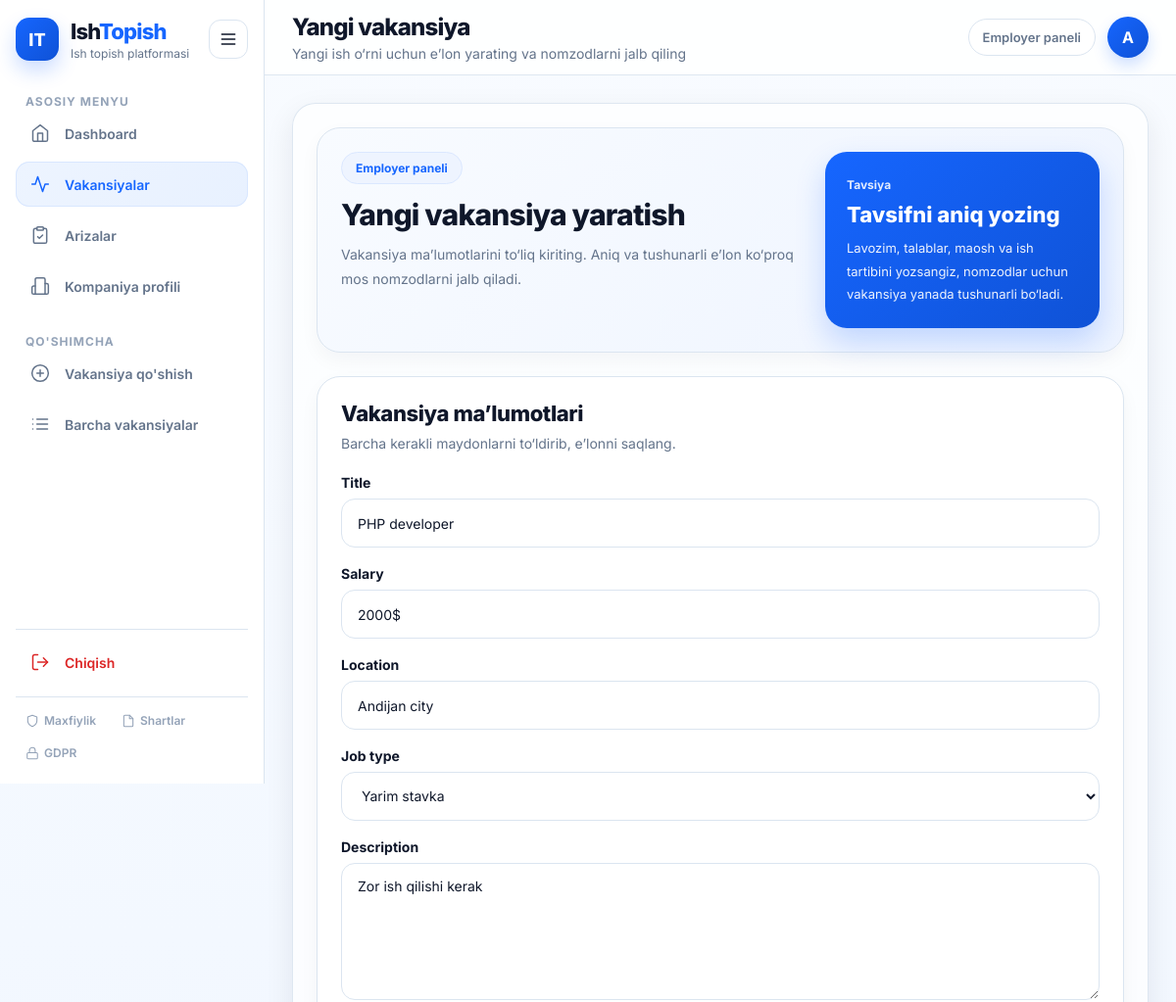
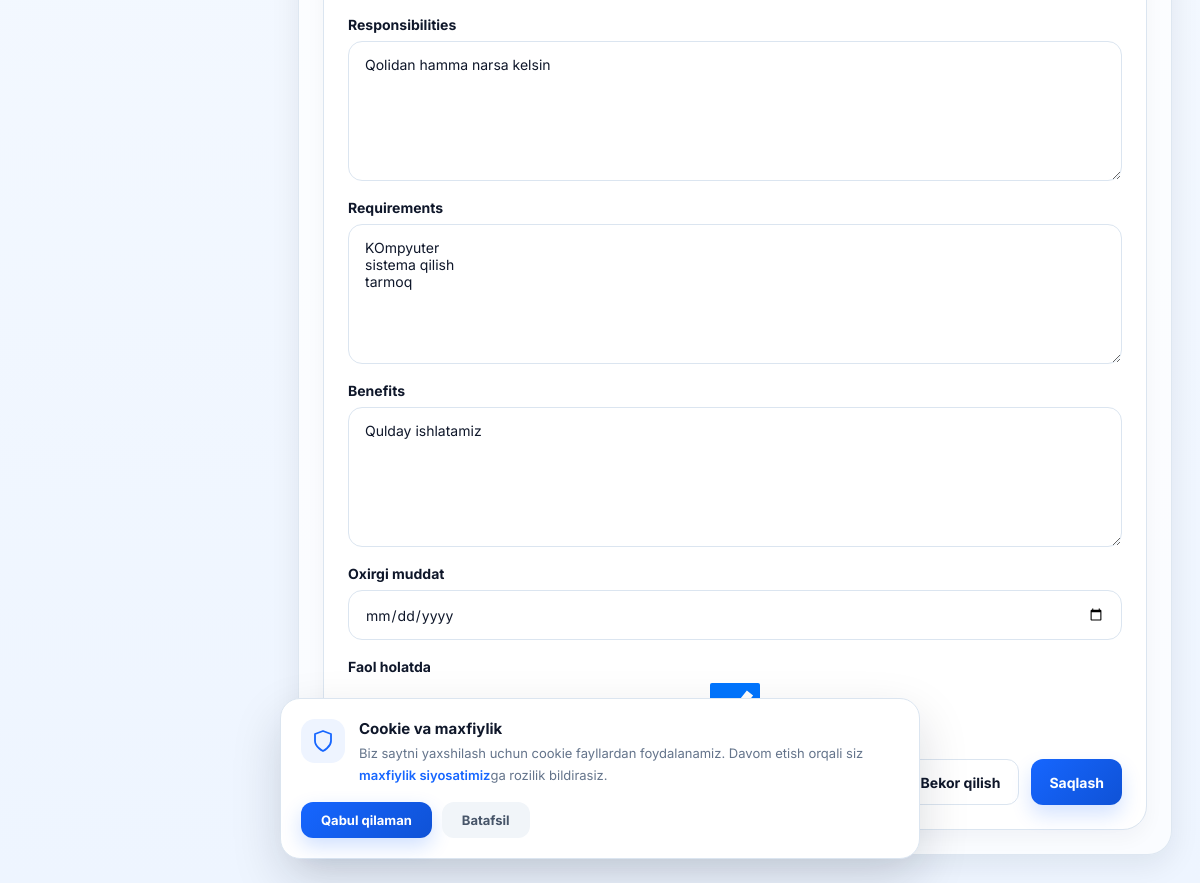
The app's page /employer/vacancy/update/4/ (signed in) with its own data (2 pictures, top to bottom).
### ishbor/models.py (models this page shows, shortened)
class User(AbstractUser):
    ROLE_CHOICES = (
        ('candidate', 'Ish izlovchi'),
        ('employer', 'Ish beruvchi'),
    )
    role = models.CharField(max_length=20, choices=ROLE_CHOICES, verbose_name="Rol")
    phone = models.CharField(max_length=20, blank=True, null=True, verbose_name="Telefon raqami")
    created_at = models.DateTimeField(auto_now_add=True)

class Vacancy(models.Model):
    class JobType(models.TextChoices):
        FULL_TIME = 'full_time', 'To‘liq stavka'
        PART_TIME = 'part_time', 'Yarim stavka'
        REMOTE = 'remote', 'Masofaviy'
    employer = models.ForeignKey(
        settings.AUTH_USER_MODEL,
        on_delete=models.CASCADE,
        related_name='vacancies'
    )
    title = models.CharField(max_length=255)
    salary = models.CharField(max_length=100)
    location = models.CharField(max_length=255)
    job_type = models.CharField(
        max_length=50,
        choices=JobType.choices,
        default=JobType.FULL_TIME
    )
    description = models.TextField()
    responsibilities = models.TextField(blank=True, null=True)
    requirements = models.TextField(blank=True, null=True)
    benefits = models.TextField(blank=True, null=True)
    is_active = models.BooleanField(default=True, verbose_name="Faol holatda")
    created_at = models.DateTimeField(auto_now_add=True, verbose_name="Yaratilgan sana")
    deadline = models.DateField(null=True, blank=True, verbose_name="Oxirgi muddat")
    class Meta:
        ordering = ['-created_at']
        verbose_name = "Vakansiya"
        verbose_name_plural = "Vakansiyalar"

### ishbor/views.py (the view)
# urls.py: path("employer/vacancy/update/<int:id>/", vacancy_update, name="vacancy_update"),
@login_required
@role_required("employer")
def vacancy_update(request, id):
    vacancy = get_object_or_404(Vacancy, id=id, employer=request.user)
    form = VacancyForm(request.POST or None, instance=vacancy)
    if request.method == "POST" and form.is_valid():
        form.save()
        messages.success(request, "O'zgarishlar saqlandi.")
        return redirect("vacancy_list")
    return render(request, "employer/vacancy_create.html", {"form": form, "edit_mode": True})

### ishbor/templates/employer/vacancy_create.html (shortened to what this page needs)
{% extends "base.html" %}
{% block page_title %}Yangi vakansiya{% endblock %}
{% block page_subtitle %}Yangi ish o‘rni uchun e’lon yarating va nomzodlarni jalb qiling{% endblock %}
{% block content %}
<div class="vacancy-create-page">
    <section class="form-hero">
        <div class="form-hero__content">
            <div class="page-badge">Employer paneli</div>
            <h2 class="form-title">Yangi vakansiya yaratish</h2>
            <p class="form-subtitle">
                Vakansiya ma’lumotlarini to‘liq kiriting. Aniq va tushunarli e’lon ko‘proq mos nomzodlarni jalb qiladi.
            </p>
        </div>
        <div class="form-hero__tip">
            <div class="tip-card">
                <span class="tip-label">Tavsiya</span>
                <strong class="tip-title">Tavsifni aniq yozing</strong>
                <p class="tip-text">
                    Lavozim, talablar, maosh va ish tartibini yozsangiz, nomzodlar uchun vakansiya yanada tushunarli bo‘ladi.
                </p>
            </div>
        </div>
    </section>
    <section class="vacancy-form-card">
        <div class="section-head">
            <h3>Vakansiya ma’lumotlari</h3>
            <p>Barcha kerakli maydonlarni to‘ldirib, e’lonni saqlang.</p>
        </div>
        <form method="POST" class="vacancy-form">
            {% for field in form %}
                <div class="form-group">
                    <label for="{{ field.id_for_label }}" class="form-label">
                        {{ field.label }}
                    </label>
                    {{ field }}
                </div>
            {% endfor %}
            <div class="form-actions">
                <a href="{% url 'vacancy_list' %}" class="btn-secondary">Bekor qilish</a>
                <button type="submit" class="btn-primary">Saqlash</button>
            </div>
        </form>
    </section>
</div>
{% endblock %}

### ishbor/templates/base.html (shortened to what this page needs)
<!DOCTYPE html>
<html lang="uz">
<head>
</head>
<body>
    <div class="app">
        <aside class="sidebar" id="sidebar">
            <div class="sidebar-top">
                <a href="{% url 'home' %}" class="brand">
                    <div class="brand-icon">IT</div>
                    <div class="brand-text">
                        <div class="brand-title">Ish<span>Topish</span></div>
                        <div class="brand-sub">Ish topish platformasi</div>
                    </div>
                </a>
                <button class="toggle-btn" id="desktopToggle" type="button">
                    <svg class="icon" viewBox="0 0 24 24"><path d="M4 6h16M4 12h16M4 18h16"/></svg>
                </button>
            </div>
            {% if user.is_authenticated and user.role == 'candidate' %}
                <div>
                    <div class="sidebar-section-title">Asosiy menyu</div>
                    <nav class="menu">
                        <a href="{% url 'candidate_home' %}" class="menu-item {% if request.resolver_match.url_name == 'candidate_home' %}active{% endif %}">
                            <span class="menu-icon">
                                <svg class="icon" viewBox="0 0 24 24"><path d="M3 9l9-7 9 7v11a2 2 0 01-2 2H5a2 2 0 01-2-2z"/><polyline points="9 22 9 12 15 12 15 22"/></svg>
                            </span>
                            <span class="menu-text">Dashboard</span>
                        </a>
                        <a href="{% url 'job_list' %}" class="menu-item {% if request.resolver_match.url_name == 'job_list' or request.resolver_match.url_name == 'vacancy_detail' or request.resolver_match.url_name == 'apply_for_job' %}active{% endif %}">
                            <span class="menu-icon">
                                <svg class="icon" viewBox="0 0 24 24"><rect x="2" y="7" width="20" height="14" rx="2" ry="2"/><path d="M16 7V5a2 2 0 00-2-2h-4a2 2 0 00-2 2v2"/></svg>
                            </span>
                            <span class="menu-text">Vakansiyalar</span>
                        </a>
                        <a href="{% url 'candidate_profile' %}" class="menu-item {% if request.resolver_match.url_name == 'candidate_profile' %}active{% endif %}">
                            <span class="menu-icon">
                                <svg class="icon" viewBox="0 0 24 24"><path d="M20 21v-2a4 4 0 00-4-4H8a4 4 0 00-4 4v2"/><circle cx="12" cy="7" r="4"/></svg>
                            </span>
                            <span class="menu-text">Mening profilim</span>
                        </a>
                    </nav>
                </div>
                <div>
                    <div class="sidebar-section-title">Qo'shimcha</div>
                    <nav class="menu">
                        <a href="{% url 'candidate_profile' %}" class="menu-item {% if request.resolver_match.url_name == 'candidate_profile' %}active{% endif %}">
                            <span class="menu-icon">
                                <svg class="icon" viewBox="0 0 24 24"><path d="M14 2H6a2 2 0 00-2 2v16a2 2 0 002 2h12a2 2 0 002-2V8z"/><polyline points="14 2 14 8 20 8"/><line x1="16" y1="13" x2="8" y2="13"/><line x1="16" y1="17" x2="8" y2="17"/><polyline points="10 9 9 9 8 9"/></svg>
                            </span>
                            <span class="menu-text">Rezyume qo'shish</span>
                        </a>
                        <a href="{% url 'job_list' %}" class="menu-item">
                            <span class="menu-icon">
                                <svg class="icon" viewBox="0 0 24 24"><circle cx="11" cy="11" r="8"/><line x1="21" y1="21" x2="16.65" y2="16.65"/></svg>
                            </span>
                            <span class="menu-text">Ish qidirish</span>
                        </a>
                    </nav>
                </div>
            {% elif user.is_authenticated and user.role == 'employer' %}
                <div>
                    <div class="sidebar-section-title">Asosiy menyu</div>
                    <nav class="menu">
                        <a href="{% url 'employer_home' %}" class="menu-item {% if request.resolver_match.url_name == 'employer_home' %}active{% endif %}">
                            <span class="menu-icon">
                                <svg class="icon" viewBox="0 0 24 24"><path d="M3 9l9-7 9 7v11a2 2 0 01-2 2H5a2 2 0 01-2-2z"/><polyline points="9 22 9 12 15 12 15 22"/></svg>
                            </span>
                            <span class="menu-text">Dashboard</span>
                        </a>
                        <a href="{% url 'vacancy_list' %}" class="menu-item {% if request.resolver_match.url_name == 'vacancy_list' or request.resolver_match.url_name == 'vacancy_create' or request.resolver_match.url_name == 'vacancy_update' %}active{% endif %}">
                            <span class="menu-icon">
                                <svg class="icon" viewBox="0 0 24 24"><path d="M22 12h-4l-3 9L9 3l-3 9H2"/></svg>
                            </span>
                            <span class="menu-text">Vakansiyalar</span>
                        </a>
                        <a href="{% url 'employer_applications_list' %}" class="menu-item ">
                            <span class="menu-icon">
                                <svg class="icon" viewBox="0 0 24 24"><path d="M16 4h2a2 2 0 012 2v14a2 2 0 01-2 2H6a2 2 0 01-2-2V6a2 2 0 012-2h2"/><rect x="8" y="2" width="8" height="4" rx="1" ry="1"/><path d="M9 14l2 2 4-4"/></svg>
                            </span>
                            <span class="menu-text">Arizalar</span>
                        </a>
                        <a href="{% url 'edit_profile' %}" class="menu-item {% if request.resolver_match.url_name == 'edit_profile' %}active{% endif %}">
                            <span class="menu-icon">
                                <svg class="icon" viewBox="0 0 24 24"><path d="M6 22V4a2 2 0 012-2h8a2 2 0 012 2v18z"/><path d="M6 12H4a2 2 0 00-2 2v6a2 2 0 002 2h2"/><path d="M18 9h2a2 2 0 012 2v9a2 2 0 01-2 2h-2"/></svg>
                            </span>
                            <span class="menu-text">Kompaniya profili</span>
                        </a>
                    </nav>
                </div>
                <div>
                    <div class="sidebar-section-title">Qo'shimcha</div>
                    <nav class="menu">
                        <a href="{% url 'vacancy_create' %}" class="menu-item {% if request.resolver_match.url_name == 'vacancy_create' %}active{% endif %}">
                            <span class="menu-icon">
                                <svg class="icon" viewBox="0 0 24 24"><circle cx="12" cy="12" r="10"/><line x1="12" y1="8" x2="12" y2="16"/><line x1="8" y1="12" x2="16" y2="12"/></svg>
                            </span>
                            <span class="menu-text">Vakansiya qo'shish</span>
                        </a>
                        <a href="{% url 'vacancy_list' %}" class="menu-item">
                            <span class="menu-icon">
                                <svg class="icon" viewBox="0 0 24 24"><line x1="8" y1="6" x2="21" y2="6"/><line x1="8" y1="12" x2="21" y2="12"/><line x1="8" y1="18" x2="21" y2="18"/><line x1="3" y1="6" x2="3.01" y2="6"/><line x1="3" y1="12" x2="3.01" y2="12"/><line x1="3" y1="18" x2="3.01" y2="18"/></svg>
                            </span>
                            <span class="menu-text">Barcha vakansiyalar</span>
                        </a>
                    </nav>
                </div>
            {% endif %}
            <div class="sidebar-footer">
                {% if user.is_authenticated %}
                    <form method="POST" action="{% url 'logout' %}" id="logoutForm" style="margin:0;padding:0;border:0;">
                        <a href="#" onclick="document.getElementById('logoutForm').submit(); return false;" class="menu-item">
                            <span class="menu-icon">
                                <svg class="icon" viewBox="0 0 24 24"><path d="M9 21H5a2 2 0 01-2-2V5a2 2 0 012-2h4"/><polyline points="16 17 21 12 16 7"/><line x1="21" y1="12" x2="9" y2="12"/></svg>
                            </span>
                            <span class="menu-text">Chiqish</span>
                        </a>
                    </form>
                {% endif %}
                <div class="sidebar-gdpr-links">
                    <a href="{% url 'privacy_policy' %}" class="gdpr-link">
                        <svg width="14" height="14" viewBox="0 0 24 24" fill="none" stroke="currentColor" stroke-width="1.8" stroke-linecap="round" stroke-linejoin="round"><path d="M12 22s8-4 8-10V5l-8-3-8 3v7c0 6 8 10 8 10z"/></svg>
                        Maxfiylik
                    </a>
                    <a href="{% url 'terms_of_service' %}" class="gdpr-link">
                        <svg width="14" height="14" viewBox="0 0 24 24" fill="none" stroke="currentColor" stroke-width="1.8" stroke-linecap="round" stroke-linejoin="round"><path d="M14 2H6a2 2 0 00-2 2v16a2 2 0 002 2h12a2 2 0 002-2V8z"/><polyline points="14 2 14 8 20 8"/></svg>
                        Shartlar
                    </a>
                    <a href="{% url 'gdpr_policy' %}" class="gdpr-link">
                        <svg width="14" height="14" viewBox="0 0 24 24" fill="none" stroke="currentColor" stroke-width="1.8" stroke-linecap="round" stroke-linejoin="round"><rect x="3" y="11" width="18" height="11" rx="2" ry="2"/><path d="M7 11V7a5 5 0 0110 0v4"/></svg>
                        GDPR
                    </a>
                </div>
            </div>
        </aside>
        <main class="main" id="main">
            <header class="topbar">
                <div class="topbar-inner">
                    <div class="topbar-left">
                        <div class="page-head">
                            <h1>{% block page_title %}Dashboard{% endblock %}</h1>
                            <p>{% block page_subtitle %}IshTopish platformasidagi boshqaruv paneli{% endblock %}</p>
                        </div>
                    </div>
                    <div class="topbar-right">
                        <div class="topbar-chip">
                            {% if user.is_authenticated and user.role == 'candidate' %}
                                Nomzod paneli
                            {% elif user.is_authenticated and user.role == 'employer' %}
                                Employer paneli
                            {% else %}
                                IshTopish
                            {% endif %}
                        </div>
                        <div class="topbar-avatar">
                            {% if user.is_authenticated %}
                                {{ user.username|default:"U"|slice:":1" }}
                            {% else %}
                                G
                            {% endif %}
                        </div>
                    </div>
                </div>
            </header>
            <section class="content">
                <div class="content-card">
                    {% block content %}{% endblock %}
                </div>
            </section>
        </main>
    </div>
    {% if not request.COOKIES.cookie_consent %}
    <div class="cookie-banner" id="cookieBanner">
        <div class="cookie-banner__content">
            <div class="cookie-banner__icon">
                <svg width="24" height="24" viewBox="0 0 24 24" fill="none" stroke="#1666ff" stroke-width="1.8" stroke-linecap="round" stroke-linejoin="round"><path d="M12 22s8-4 8-10V5l-8-3-8 3v7c0 6 8 10 8 10z"/></svg>
            </div>
            <div class="cookie-banner__text">
                <strong>Cookie va maxfiylik</strong>
                <p>Biz saytni yaxshilash uchun cookie fayllardan foydalanamiz. Davom etish orqali siz <a href="{% url 'privacy_policy' %}">maxfiylik siyosatimiz</a>ga rozilik bildirasiz.</p>
            </div>
        </div>
        <div class="cookie-banner__actions">
            <button class="cookie-btn cookie-btn--accept" id="cookieAccept">Qabul qilaman</button>
            <a href="{% url 'privacy_policy' %}" class="cookie-btn cookie-btn--more">Batafsil</a>
        </div>
    </div>
    {% endif %}
</body>
</html>

### records on screen
User: username "A"
Vacancy: form "PHP developer" "2000$" "Andijan city" "Yarim stavka" "Zor ish qilishi kerak" "Qolidan hamma narsa kelsin" "KOmpyuter sistema qilish tarmoq" "Qulday ishlatamiz"

### other values on screen
{{ field.label }} "Title" "Salary" "Location" "Job type" "Description" "Responsibilities" "Requirements" "Benefits" "Oxirgi muddat" "Faol holatda"
